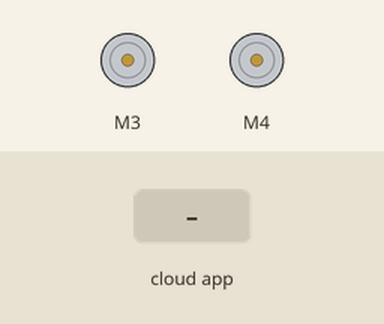
Recording of a sketch running on a simulated Arduino Uno, built with avr-gcc and run on an emulated ATmega328P. Shown: 2 × DC motor (green arrow = forward, orange = backward, longer = faster). Inputs (shaded band) come from the test bench. The ROS host is connected and sends only what is stated.

Above: at 1.2 s.
1.3 s: the phone or cloud app sets linear.x to -100
At 2.1 s:
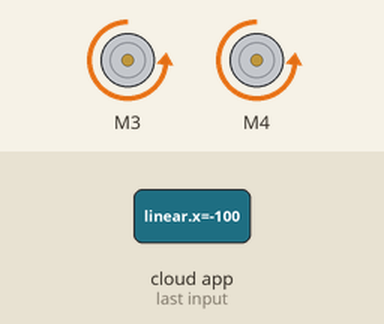
2.8 s: the phone or cloud app sets angular.z to -100
At 3.2 s:
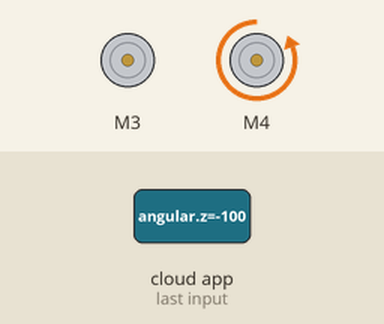
4.3 s: the phone or cloud app sets linear.x to 0
At 5.5 s:
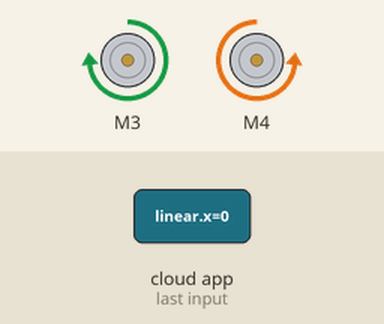
5.8 s: the phone or cloud app sets angular.z to 100
At 6.7 s:
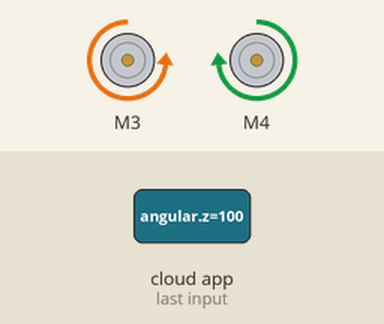
7.3 s: the phone or cloud app sets linear.x to 100
At 7.8 s:
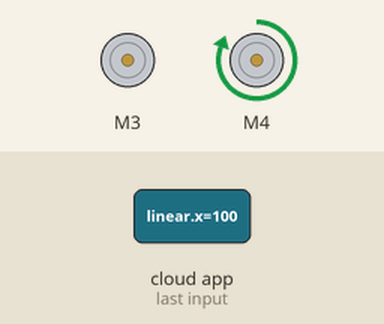
8.8 s: the phone or cloud app sets angular.z to 0
At 10.2 s:
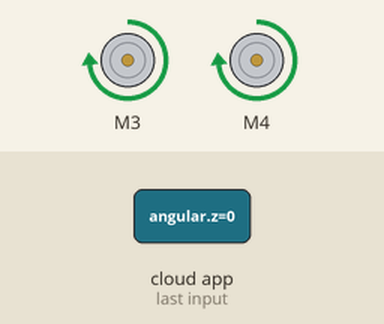
Timing chart, 0 to 11.3 s (numbered marks = the images above; inputs shaded):
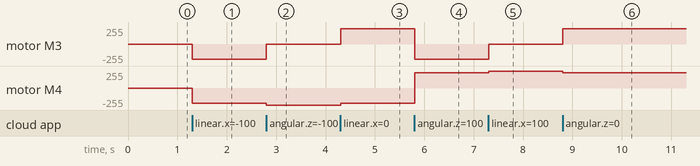

The sketch:

arduino_motors_controller_with_pubs.ino.ino
```cpp
#include <ros.h>
#include <geometry_msgs/Twist.h>
#include <std_msgs/Float64.h>
#include <std_msgs/String.h>
#include <AFMotor.h>

void stop();
float mapPwm(float x, float out_min, float out_max);
void onTwist(const geometry_msgs::Twist &msg);

ros::NodeHandle nh;
ros::Subscriber<geometry_msgs::Twist> sub("/cmd_vel", &onTwist);

std_msgs::Float64 left;
std_msgs::Float64 right;

std_msgs::Float64 left_pwm;
std_msgs::Float64 right_pwm;

std_msgs::Float64 map_res;

std_msgs::String text;

ros::Publisher text_pub("text", &text);
ros::Publisher left_pub("left", &left);
ros::Publisher right_pub("right", &right);
ros::Publisher left_pwm_pub("left_pwm", &left_pwm);
ros::Publisher right_pwm_pub("right_pwm", &right_pwm);

ros::Publisher map_res_pub("map_res", &map_res);

AF_DCMotor motor3(3);
AF_DCMotor motor4(4);


void setup()

{

  stop();
  nh.initNode();
  nh.advertise(text_pub);
  nh.subscribe(sub);
  nh.advertise(left_pub);
  nh.advertise(right_pub);
  nh.advertise(left_pwm_pub);
  nh.advertise(right_pwm_pub);
  nh.advertise(map_res_pub);
}

void loop()
{
  nh.spinOnce();
}

void stop()
{
  motor3.run(RELEASE);
  motor4.run(RELEASE);
}

void onTwist(const geometry_msgs::Twist &msg)
{

  // Cap values at [-1 .. 1]
  float x = max(min(msg.linear.x, 1.0f), -1.0f);
  float z = max(min(msg.angular.z, 1.0f), -1.0f);

  // Calculate the intensity of left and right wheels. Simple version.
  // Taken from https://hackernoon.com/unicycle-to-differential-drive-courseras-control-of-mobile-robots-with-ros-and-rosbots-part-2-6d27d15f2010#1e59
//  left.data = (2 * x - z * 0.13) / (2 * 0.03);
//  right.data = (2 * x + z * 0.13) / (2 * 0.03);
  left.data = (x - z) / 2;
  right.data = (x + z) / 2;

  right_pub.publish(&right);
  left_pub.publish(&left);


  // Then map those values to PWM intensities. PWMRANGE = full speed, while PWM_MIN = the minimal amount of power at which the motors begin moving.
//  left_pwm.data = mapPwm(fabs(left.data), 0, 255);
//  right_pwm.data = mapPwm(fabs(right.data), 0, 255);

  if(left.data == 0 && right.data == 0){
    left_pwm.data = mapPwm(0, 0, 255);
    right_pwm.data = mapPwm(0, 0, 255);

    motor3.setSpeed(left_pwm.data);
    motor4.setSpeed(right_pwm.data);

    motor3.run(left_pwm.data);
    motor4.run(right_pwm.data);

    right_pwm_pub.publish(&right_pwm);
    left_pwm_pub.publish(&left_pwm);

    text.data = "1-1 entered";
    text_pub.publish(&text);

  }else{
    left_pwm.data = mapPwm(fabs(left.data), 0, 255);
    right_pwm.data = mapPwm(fabs(right.data), 0, 255);
    motor3.setSpeed(left_pwm.data);
    motor4.setSpeed(right_pwm.data);

    right_pwm_pub.publish(&right_pwm);
    left_pwm_pub.publish(&left_pwm);

    text.data = "1-2 entered";
    text_pub.publish(&text);
  }

  if (left.data>0){
    motor3.run(FORWARD);

    text.data = "2-1 entered";
    text_pub.publish(&text);

  }else if (left.data<0){
    motor3.run(BACKWARD);

    text.data = "2-2 entered";
    text_pub.publish(&text);}

  if (right.data>0){
    motor4.run(FORWARD);

    text.data = "3-1 entered";
    text_pub.publish(&text);

  }else if (right.data<0){
    motor4.run(BACKWARD);

    text.data = "3-2 entered";
    text_pub.publish(&text);}

}

float mapPwm(float x, float out_min, float out_max)
{
     text.data = "map function entered";
     text_pub.publish(&text);

     float result = x * (out_max - out_min) + out_min + 100;
     if (x == 0){
        result = 0;
        text.data = "map-1 entered";
        text_pub.publish(&text);
     }else if (result > 255){
        result = 255;
        text.data = "map-2 entered";
        text_pub.publish(&text);
     }else if (result < 150){
        result = 150;
        text.data = "map-3 entered";
        text_pub.publish(&text);
     }
     map_res.data = result;
     map_res_pub.publish(&map_res);

  return result;
}
```

Measured:
- after the input at 1.3 s, motor M3, motor M4: stopped → backward 227/255 at once
- after the input at 2.8 s, motor M3: backward 227/255 → stopped at once; motor M4: backward 227/255 → backward 255/255 at once
- after the input at 4.3 s, motor M3: stopped → forward 227/255 at once; motor M4: backward 255/255 → backward 227/255 at once
- after the input at 5.8 s, motor M3: forward 227/255 → backward 227/255 at once; motor M4: backward 227/255 → forward 227/255 at once
- after the input at 7.3 s, motor M3: backward 227/255 → stopped at once; motor M4: forward 227/255 → forward 255/255 at once
- after the input at 8.8 s, motor M3: stopped → forward 227/255 at once; motor M4: forward 255/255 → forward 227/255 at once
